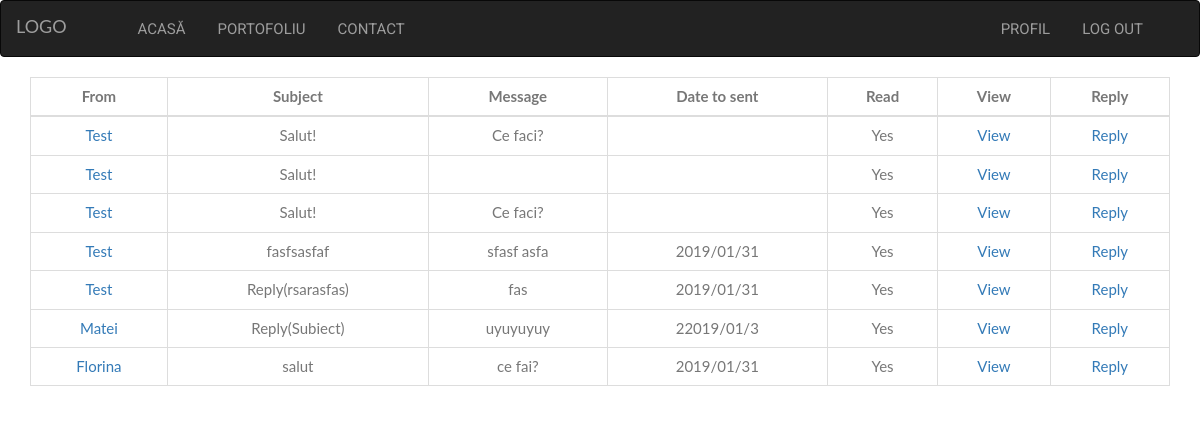
/message.php (signed in), run on the app's committed database.
### tables this page shows
CREATE TABLE `message` (
  `ID` int(11) NOT NULL,
  `Subject` varchar(20) NOT NULL,
  `Message` varchar(1024) NOT NULL,
  `To_M` int(11) NOT NULL,
  `From_M` int(11) NOT NULL,
  `Read_M` int(2) NOT NULL,
  `Date_M` varchar(10) NOT NULL
);

CREATE TABLE `users` (
  `ID` int(11) NOT NULL,
  `Name` varchar(30) NOT NULL,
  `Email` varchar(30) NOT NULL,
  `Password` varchar(256) NOT NULL,
  `Admin` int(2) NOT NULL,
  `Status_O` varchar(70) NOT NULL,
  `Logas` int(2) NOT NULL
);

### message.php (the view, shortened to what this page needs)
<?php
	require 'include/connect.php';
?>
<!DOCTYPE html>
<html>
<head>
	<link rel="stylesheet" href="https://maxcdn.bootstrapcdn.com/bootstrap/3.3.7/css/bootstrap.min.css">
	<link rel="stylesheet" type="text/css"  media="screen and (min-width:900px)" href="assets/css/widescreen.css?v1.0">
	<link rel="stylesheet" type="text/css"  media="screen and (min-width:630px) and (max-width: 900px)" href="assets/css/landscape.css?v1.0">
	<link rel="stylesheet" type="text/css"  media="screen and (max-width:600px)" href="assets/css/smallscreen.css?v1.0">
	<link rel="stylesheet" type="text/css" href="assets/css/register_login_contact.css?v1.0">
</head>
<body>
	<div class="widescreen">
	<nav class="navbar navbar-toggleable-sd navbar-inverse">
		<a class="navbar-brand" href="index.php">LOGO</a>
		<ul class="navbar-nav">
		<li class="nav-item">
				<a class="nav-link" href="index.php">Acasă</a>
			</li>
			<?php
				if(isset($_SESSION['nume']))
			echo '
			<li class="nav-item">
				<a class="nav-link" href="portofoliu.php">Portofoliu</a>
			</li>';
			?>
			<li class="nav-item">
				<a class="nav-link" href="contact.php">Contact</a>
			</li>
		</ul>
		<ul class="navbar-nav right">
		<?php
			if(!isset($_SESSION['nume']))
				echo '
			<li class="nav-item">
				<a class="nav-link" href="login.php">Login</a>
			</li>
			<li class="nav-item">
				<a class="nav-link" href="register.php">Register</a>
			</li>';
			else
				echo '
			<li class="nav-item">
				<a class="nav-link" href="profil.php?id='.$_SESSION['id'].'">Profil</a>
			</li>
			<li class="nav-item">
				<a class="nav-link" href="include/logout.inc.php">Log Out</a>
			</li>';
			?>
		</ul>
	</nav>
</div>
<div class="container">
	<div class="content">
	<?php
		echo '<div class="message">
			<table class="table table-bordered">
				<thead>
					<tr>
						<th>From</th>
						<th>Subject</th>
						<th>Message</th>
						<th>Date to sent</th>
						<th>Read</th>
						<th>View</th>
						<th>Reply</th>
					</tr>
				</thead>
				<tbody>
				';
			$id = $_SESSION['id'];
		$mesaje = "SELECT * FROM message WHERE To_M='$id'";
		$result_mesaje = mysqli_query($conectare, $mesaje);
		if(mysqli_num_rows($result_mesaje))
		{
			while($row_mesaje = mysqli_fetch_assoc($result_mesaje))
				{
					$id = $row_mesaje['From_M'];
					$user = "SELECT * FROM users WHERE ID='$id'";
					$result_user = mysqli_query($conectare, $user);
					$row_user = mysqli_fetch_assoc($result_user);
					if($row_mesaje["Read_M"] == 1)
						$citit = 'Yes';
					else
						$citit = 'No';
				echo '
					<tr>
						<td><a href="profil.php?id='.$row_mesaje["From_M"].'">'.$row_user['Name'].'</a></td>
						<td>'.$row_mesaje["Subject"].'</td>
						<td>'.substr($row_mesaje["Message"],0,10).'</td>
						<td>'.$row_mesaje["Date_M"].'</td>
						<td>'.$citit.'</td>
						<td><a href="view.php?id='.$row_mesaje["ID"].'">View</a></td>
						<td><a href="reply.php?id='.$row_mesaje["ID"].'">Reply</a></td>
					</tr>
		';
	}
		}
		echo '</tbody></div>';
	?>
	</div>
</div>
</body>
</html>

### assets/css/widescreen.css (style rules this page uses)
body, html { height: 100%; margin: 0; font: 400 15px/1.8 "Lato", sans-serif; color: #777; }
.nav-item { text-align: center; padding: 14px 16px; overflow: hidden; list-style: none; }
.nav-link { text-decoration: none; text-transform: uppercase; font-family: 'Roboto', sans-serif; }
.right { float: right; margin-right: 40px; }
.table th { text-align: center; }

### assets/css/register_login_contact.css (style rules this page uses)
.container { text-align: center; }

### assets/css/landscape.css (style rules this page uses)
body, html { height: 100%; margin: 0; font: 400 15px/1.8 "Lato", sans-serif; color: #777; }
.widescreen { display: none; }
.nav-item { text-align: center; padding: 14px 16px; overflow: hidden; list-style: none; }
.nav-link { text-decoration: none; text-transform: uppercase; }
.navbar-brand { background: none; border: none; }

### assets/css/smallscreen.css (style rules this page uses)
body, html { height: 100%; margin: 0; font: 400 15px/1.8 "Lato", sans-serif; color: #777; }
.widescreen { display: none; }
.nav-item { text-align: center; padding: 14px 16px; overflow: hidden; list-style: none; }
.nav-link { text-decoration: none; text-transform: uppercase; }
.navbar-brand { background: none; border: none; }
.table { font-size: 2.2vw; font-weight: bold; }

### data on the page
message: users.Name "Test", Subject "Salut!", Message "Ce faci?", Read_M "Yes"
message: users.Name "Test", Subject "Salut!", Read_M "Yes"
message: users.Name "Test", Subject "Salut!", Message "Ce faci?", Read_M "Yes"
message: users.Name "Test", Subject "fasfsasfaf", Message "sfasf asfa", Date_M "2019/01/31", Read_M "Yes"
message: users.Name "Test", Subject "Reply(rsarasfas)", Message "fas", Date_M "2019/01/31", Read_M "Yes"
message: users.Name "Matei", Subject "Reply(Subiect)", Message "uyuyuyuy", Date_M "22019/01/3", Read_M "Yes"
message: users.Name "Florina", Subject "salut", Message "ce fai?", Date_M "2019/01/31", Read_M "Yes"
